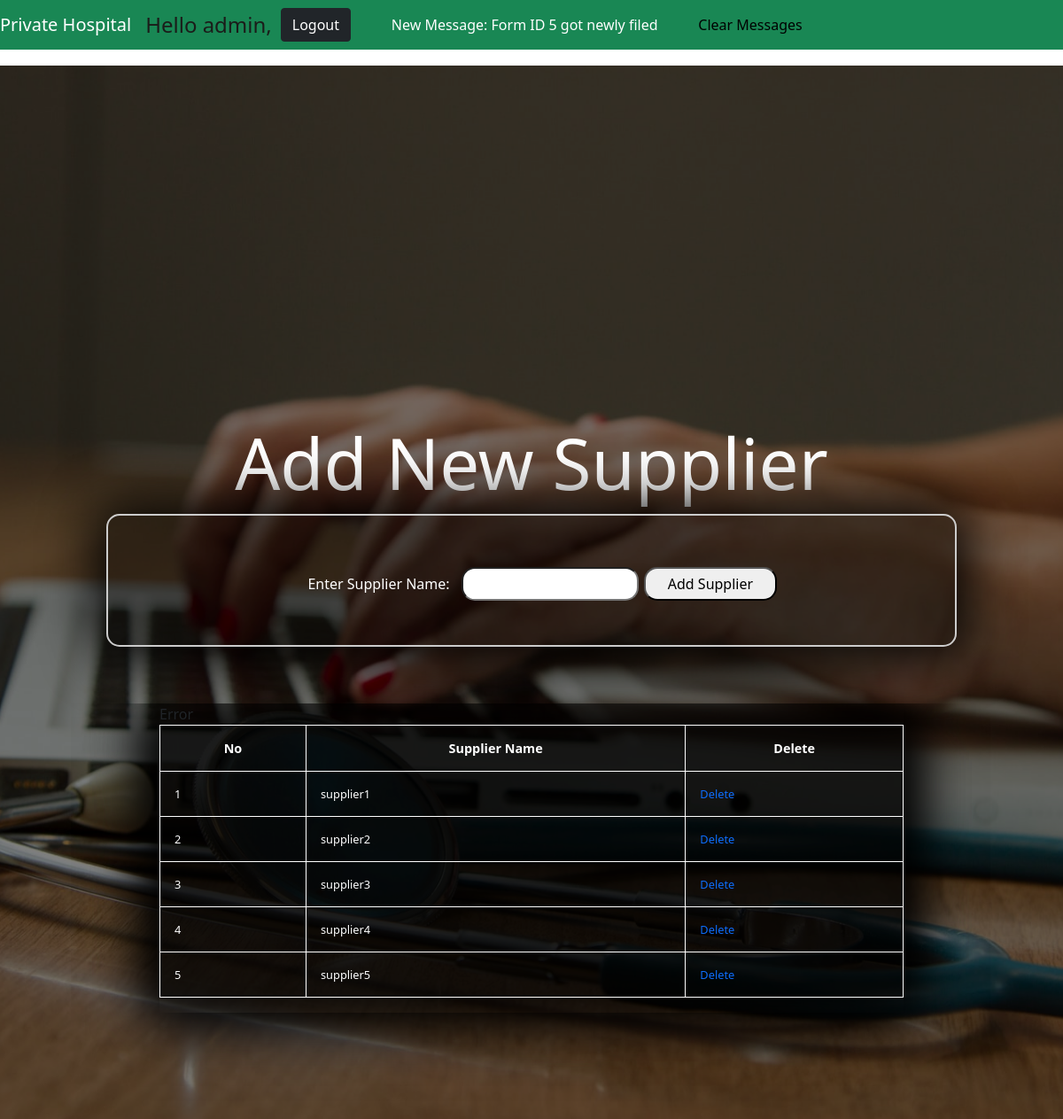
Page /addsuppliers.php (signed in) on the committed database.
### tables this page shows
CREATE TABLE `Users` (
  `id` int(11) NOT NULL,
  `userName` varchar(255) NOT NULL,
  `password` varchar(63) NOT NULL,
  `admin` tinyint(1) NOT NULL DEFAULT 0,
  `type` varchar(200) DEFAULT NULL
);

CREATE TABLE `NotificationMessages` (
  `id` int(11) NOT NULL,
  `userID` int(11) DEFAULT NULL,
  `message` varchar(1024) DEFAULT NULL,
  `isread` int(11) DEFAULT NULL
);

CREATE TABLE `suppliers` (
  `id` int(11) NOT NULL,
  `name` varchar(200) NOT NULL
);

### database_functions.php (called while the page is built, shortened)
<?php
function QueryDatabase(mysqli& $connection, string $query, array $arguments = [], string $argumentTypes = '') : array {
	$queryObj = $connection->prepare($query);
	if ($argumentTypes == '') {
		$queryObj->bind_param(str_repeat('s', count($arguments)), ...$arguments);
	} else {
		$queryObj->bind_param($argumentTypes, ...$arguments);
	}
	$returnValue = [];
	if ($queryObj->execute()) {
		$returnValue = [true, $queryObj->get_result()];
	} else {
		$returnValue = [false, $queryObj->error];
	}
	return $returnValue;
}
function ResultIsEmpty(mysqli_result& $result) : bool {
	return $result->num_rows == 0;
}
function GetConnection(string $hostname = "localhost", string $username = "root", string $password = "", string $database = "", int $port = 3306) : array {
	$password ="";
	$database="requisitionDatabase";
	$connection = new mysqli($hostname, $username, $password, $database, $port);
	return [0, $connection];
}
function GetUsername(mysqli& $connection, int $userID) : array {
	$result = QueryDatabase($connection, 'SELECT `userName` FROM `Users` WHERE `id` = ?', [$userID], 'i');
	if (!$result[0]) {
		return [2, $result[1]];
	} else if (ResultIsEmpty($result[1])) return [1];
	return [0, $result[1]->fetch_assoc()['userName']];
}
?>

### addsuppliers.php (the view, shortened to what this page needs)
<?php
include("database_functions.php");
$userID = $_SESSION['id'];
$connection = null;
if (isset($userID)) {
	$isAdmin = false;
	$username = "";
	$result = GetConnection("localhost", "root", "", "requisitionDatabase", 3306);
	if ($result[0] == 0) {
		$connection = $result[1];
		$result = GetUsername($connection, $userID);
		if ($result[0] == 0) $username = $result[1];
		$typesql = "select type from Users where id= '$userID'";
		$typeResult =  $connection->query($typesql);
		$type = $typeResult->fetch_assoc()['type'];
		echo "USER TYPE ".$type;
		if ($type == 'Admin') {
			$isAdmin = true;
		}
	}
?>
<!DOCTYPE html>
	<html lang="en">
	<head>
		<link rel="stylesheet" type="text/css" href="styles/bootstrap.min.css">
		<link rel="stylesheet" type="text/css" href="styles/style.css">
		<link rel="stylesheet" href="https://cdnjs.cloudflare.com/ajax/libs/font-awesome/5.15.1/css/all.min.css" />
	</head>
        <body>
        <header>
			<nav class="navbar navbar-expand-md navbar-dark fixed-top bg-success">
				<a class="navbar-brand" href="home.php">Private Hospital</a>
				<span class='nav-text'>  Hello     <?php echo $username; ?>, </span>
				<a class="btn btn-dark" href="logout.php">Logout</a>&nbsp;&nbsp;&nbsp;&nbsp;
				<?php
				$nresult = $connection->query("select * from NotificationMessages where userID='$userID' and isread='0'");
				if ($nresult->num_rows > 0) {
					$total = "";
					while($row = $nresult->fetch_assoc()) {
						$total = $row['message'];
						break;
					}
				?>
					<label style="color:white;">New Message: <?php echo $total;?></label>
					<a  style="color:black;" href="clear.php?uid=<?php echo $userID;?>">Clear Messages</a>
				<?php
				}
				?>
			</nav>
		</header>
            <main role="main" class="home">
				<div id="carousel" class="carousel slide" data-ride="carousel">
					<div class="carousel-inner">
						<div class="carousel-item active" style="background-image:url('img/slide-11.jpg')">
												<?php if($isAdmin) { ?>
													<h2>Add New Supplier</h2>
                         <form action="addsupplier.php" class="miniform">
  													<br><br>
  													<center>
											    <div>
											    <label for="sup" class="lbl">Enter Supplier Name:</label>
												    <input type="text" id="sup" name="sup" class="supfield" required>&nbsp;&nbsp;&nbsp;&nbsp;
												    <input type="submit" class="supbutton" value="Add Supplier">
												  </div></center>
												    </form>
												<?php } ?>
													<br><br>
                            <div class="table-responsive">
                                <form action="p1.php" method="post">
                                <table id="table">
                                  <thead>
                                    <tr>
                                    	<th>No</th>
                                      <th>Supplier Name</th>
                                      <th>Delete</th>
                                    </tr>
                                  </thead>
                                  <tbody>
									 <?php
        $conresult = GetConnection("localhost", "root", "", "test_db", 3306);
        $conn = $conresult[1];
        $sql = "SELECT * FROM `suppliers`";
        $result = $conn->query($sql);
        if ($result->num_rows > 0) {
        	$id = 1;
          while($row = $result->fetch_assoc()) {
          	$uname = $row["name"];
          ?>
          <tr>
          	<td><?=$id;?></td>
            <td><?=$uname;?></td>
         <td>
              <a href= "deletesupplier.php?uname=<?php echo $uname;?>"
                style="cursor: pointer;" >
                  Delete
                </a>
          </td>
          </tr>
      <?php
      		$id = $id + 1;
          }
        }
      ?>
                                  </tbody>
                                </table>
                                </form>
                                </div>
<?php
} else {
	header("Location: index.php");
	exit();
}
?>

### style.css (style rules this page uses)
body { background: none; display: flex; justify-content: center; align-items: center; flex-direction: column; }
h2 { text-align: center; margin-bottom: 40px; }
a { text-decoration: none; }
.home .carousel-item { margin-top: 50px; min-height: 100vh; min-width: 100vw; background-position: center; background-size: cover; position: relative; z-index: 1; }
.home .carousel-item:before { content: ""; position: absolute; left: 0; top: 0; width: 100%; height: 100%; background-color: rgba(0, 0, 0, 0.5); z-index: -1; }
.home .carousel-item h2 { font-size: 80px; color: #ffffff; margin: 0 0 10px; margin-top: 400px; opacity: 0; }
.home .carousel-item.active h2 { animation: fadeInLeft 0.5s ease forwards; }
.nav-text { font-size: 1.5rem; color: rgba(27, 23, 23, 0.953); margin-right: 10px; }
table { width: 65%; height: auto; border-collapse: collapse; box-shadow: -1px 1px 60px 10px black; background: rgba(0,0,0,0.4); align-content: center; margin-bottom: 1px; align-content: center; margin-left: auto; margin-right: auto; margin-bottom: 2%; }
thead { text-align: center; border: 1px solid white; }
th, td { font-size: .9rem; padding: 1rem 1rem; border: 1px solid white; background: rgba(0,0,0,0.4); color: white; }
td { font-size: .8rem; border: 1px solid white; }
.table-responsive form { width: auto; height: auto; border-collapse: collapse; box-shadow: -1px 1px 60px 10px black; background: rgba(0,0,0,0.4); align-content: center; margin-bottom: 1px; align-content: center; margin-left: 15%; margin-right: 15%; margin-bottom: 10%; }
#table { width: 100%; }
.miniform { position: relative; left: 10%; border: 2px solid #ccc; overflow-x: hidden; border-radius: 15px; box-shadow: -1px 1px 60px 10px black; background: rgba(0,0,0,0.4); width: 80%; padding: 10px; height: 150px; }
.lbl { position: relative; left: 15px; color: white; margin-left: 1%; margin-right: 1%; }
.supfield { position: relative; left: 15px; border-radius: 15px; padding: 5px; width:200px; }
.supbutton { border-radius: 15px; padding: 5px; width: 150px; }

### rows in the picture
users: type "Admin", userName "admin"
notificationmessages: message "Form ID 5 got newly filed"
suppliers: name "supplier1"
suppliers: name "supplier2"
suppliers: name "supplier3"
suppliers: name "supplier4"
suppliers: name "supplier5"
